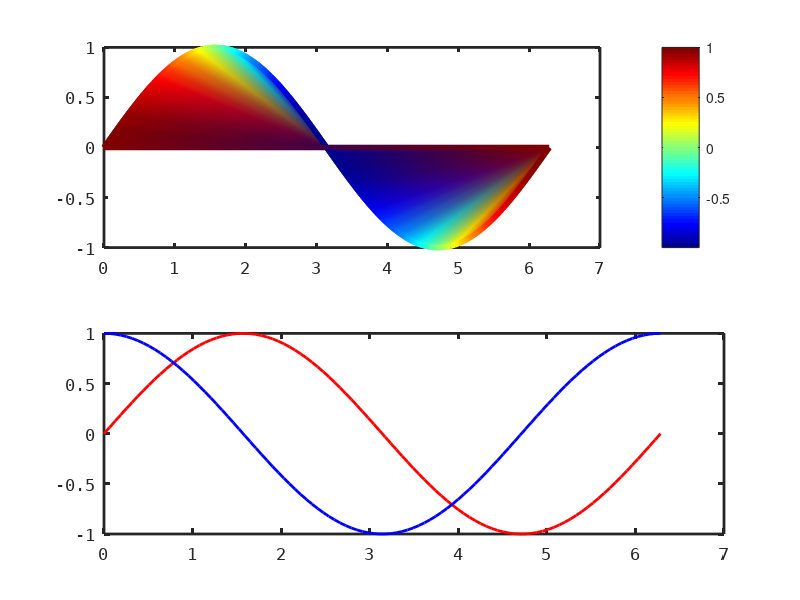
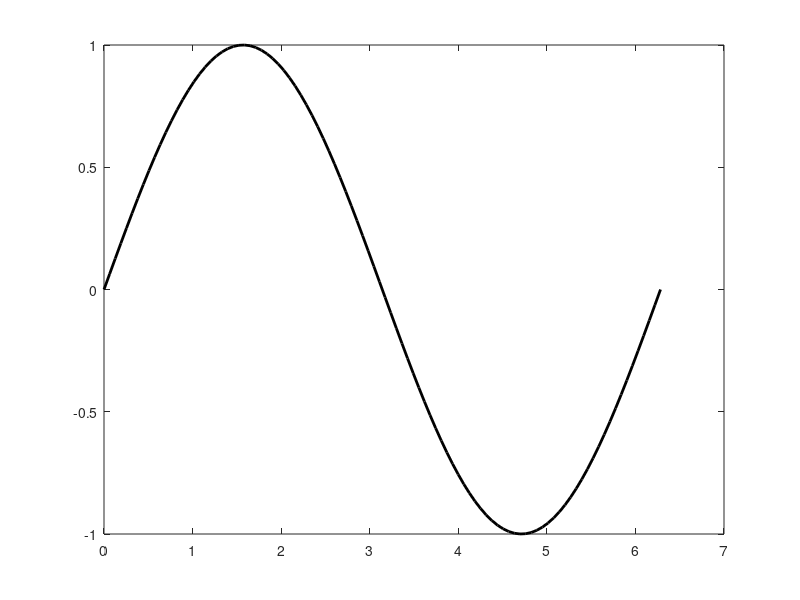

The MATLAB source for these figures, in order:
%% pcolor
z=peaks(5);
pcolor(z);
colormap(jet);

z=peaks(5);
% 加入一行一列缺失值
z(end+1,:)=nan;
z(:,end+1)=nan;
pcolor(z);
colormap(jet);

%% line color
subplot(2,1,2)
plot(linspace(0,2*pi,100),sin(linspace(0,2*pi,100)),'color','r','linewidth',2);
hold on
plot(linspace(0,2*pi,100),cos(linspace(0,2*pi,100)),'color','b','linewidth',2);
set(gca,'linewidth',2,'fontsize',12,'fontname','consolas')

subplot(2,1,1)
x=[linspace(0,2*pi,100) nan];
y=[sin(linspace(0,2*pi,100)) nan];
c=[cos(linspace(0,2*pi,100)) nan];
patch(x,y,c,...
    'EdgeColor','interp','linewidth',4);
colormap(jet);
colorbar('location','eastoutside');
set(gca,'linewidth',2,'fontsize',12,'fontname','consolas')
box on

x=[linspace(0,2*pi,100)];
y=[sin(linspace(0,2*pi,100))];
c=[cos(linspace(0,2*pi,100))];
patch(x,y,c,...
    'EdgeColor','interp','linewidth',4);
colormap(jet);
colorbar('location','eastoutside');
set(gca,'linewidth',2,'fontsize',12,'fontname','consolas')
box on
%%
figure
ax=axes();
plot(linspace(0,2*pi,100),sin(linspace(0,2*pi,100)),'color','k','linewidth',2);
